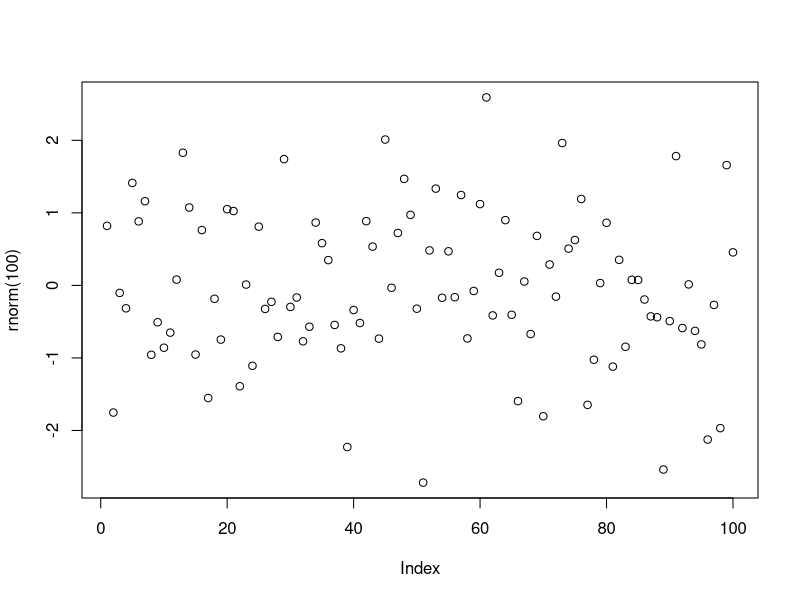
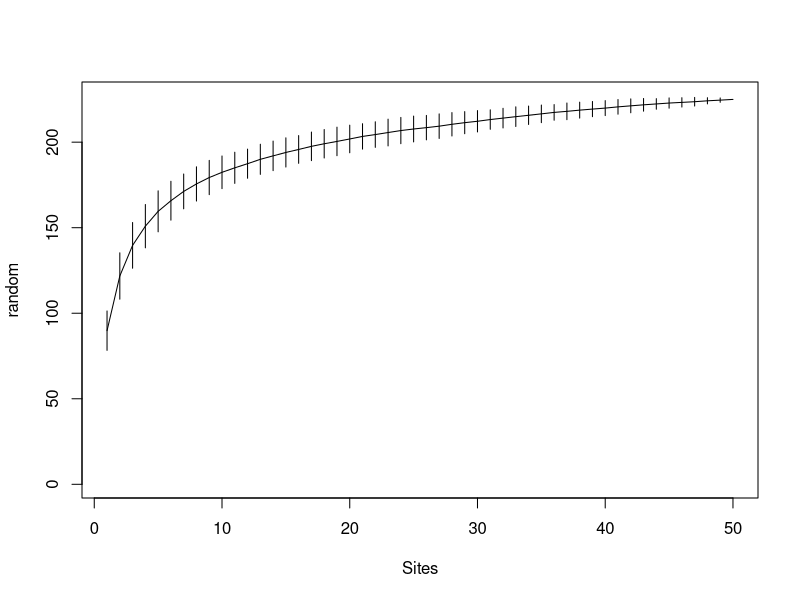
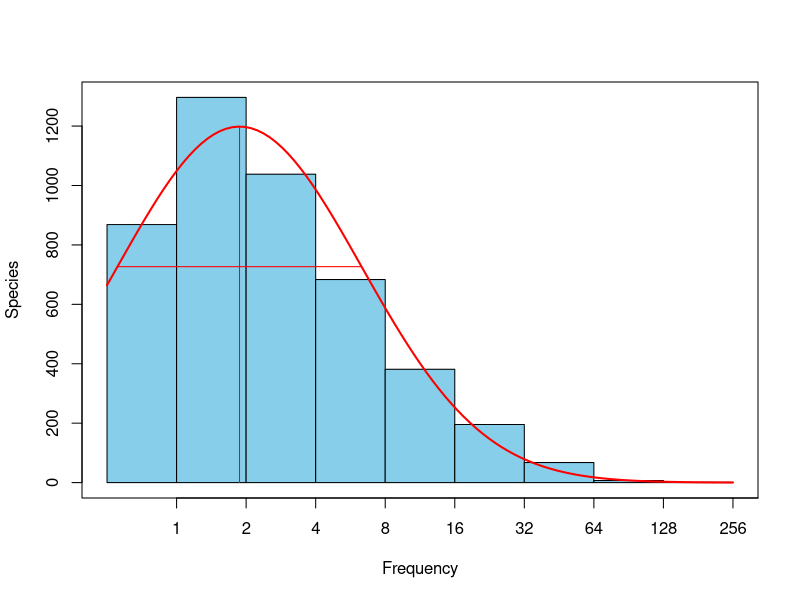

The R script that drew these images, in order:
## ---- chunk 1
plot(rnorm(100))
## ---- chunk 2
library(vegan)
x<-runif(10)
## ---- chunk 3
data(BCI)
a<-specaccum(BCI,method = "random")
plot(a)

## ---- chunk 4
plot(prestondistr(BCI))
